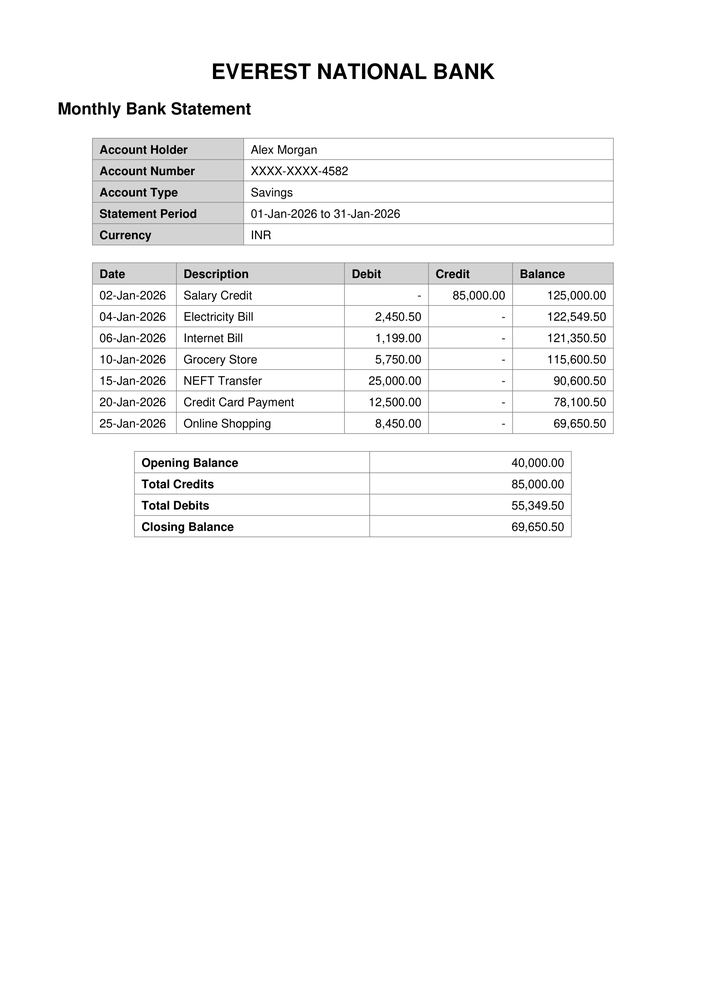
#> input picture data/ocr/bank_statement_january_scanned_page1.png, 706 x 999 px, shrunk from 1654 x 2339 before the run
$ python -i ocr.py   (imports and definitions only)
#> lines starting #> are read from the running program, lines starting #| are printed output that depends on the picture
from pathlib import Path

from PIL import Image, ImageEnhance, ImageFilter
import pytesseract


class OCRProcessor:
    """Performs OCR on document images."""

    def __init__(self, tesseract_cmd: str | None = None):
        if tesseract_cmd:
            pytesseract.pytesseract.tesseract_cmd = tesseract_cmd

    def extract_text(self, image_path: Path) -> str:
        """
        Extract text from an image using Tesseract OCR.

        The image is preprocessed before OCR to improve
        recognition quality.
        """

        image_path = Path(image_path)

        if not image_path.exists():
            raise FileNotFoundError(
                f"Image not found: {image_path}"
            )

        if not image_path.is_file():
            raise ValueError(
                f"Expected a file, got: {image_path}"
            )

        image = Image.open(image_path)
#> image is the input picture: PIL image 706x999 RGB; min 0, max 255, mean 247.4

        # Convert to grayscale
        image = image.convert("L")
#> image: PIL image 706x999 L

        # Increase contrast
        image = ImageEnhance.Contrast(
            image
        ).enhance(1.5)
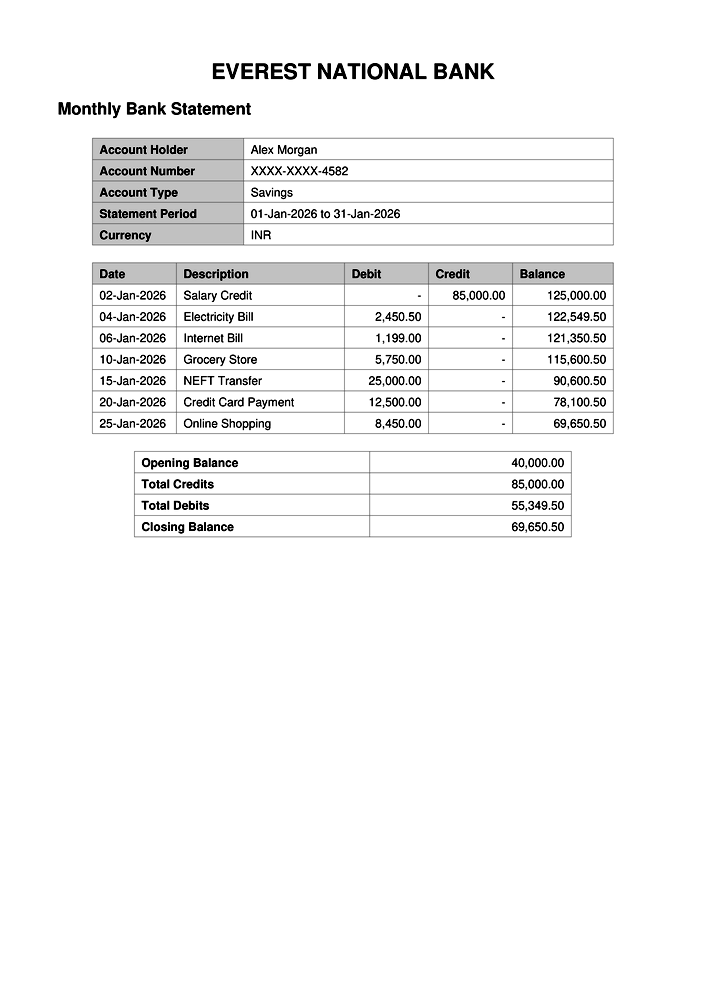
#> image: PIL image 706x999 L; min 0, max 255, mean 245.1

        # Reduce small image noise
        image = image.filter(
            ImageFilter.MedianFilter(
                size=3
            )
        )
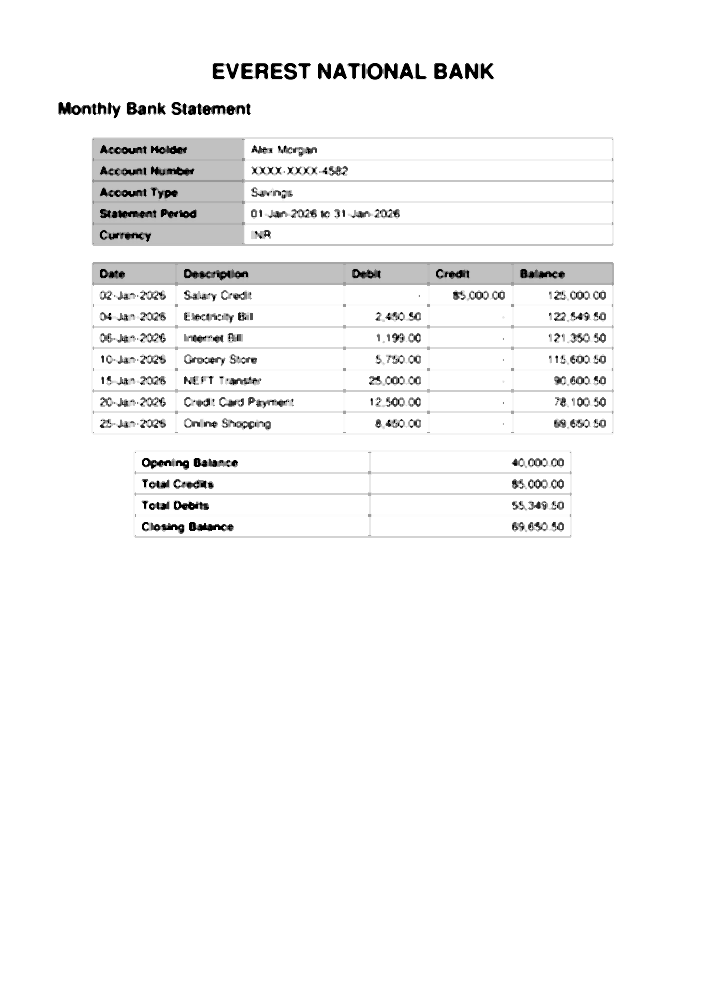
#> image: PIL image 706x999 L; min 0, max 255, mean 246.8

        # OCR
#> (the run stopped early here; a loop or call above may not have finished)
